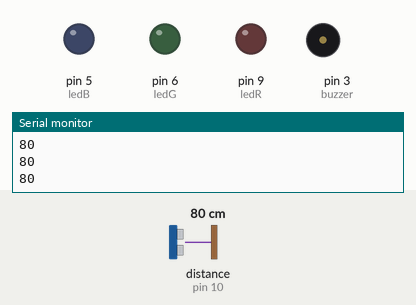
This sketch was run on a simulated Arduino Uno, built with avr-gcc and run on an emulated ATmega328P. Shown: output pins drawn as LEDs (lit = HIGH), buzzer (waves = sounding, pin HIGH), the last lines printed to the serial monitor. Wiring (inferred from the names in the program): ultrasonic range finder: trigger pin 11; echo pin 10. Dashed ring = blinking. Inputs (shaded band) come from the test bench; at power-on: distance to the obstacle (sensor on pin 10) 80 cm. The echo pulse lasts 58.3 µs per cm; pins used as bus, display or sensor lines are not drawn.

Above: at 1.2 s.
1.3 s: distance to the obstacle (sensor on pin 10) set to 54 cm
2.8 s: distance to the obstacle (sensor on pin 10) set to 45 cm
At 3.3 s:
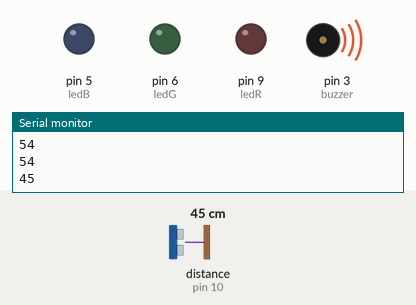
5.8 s: distance to the obstacle (sensor on pin 10) set to 9 cm
At 6.49 s:
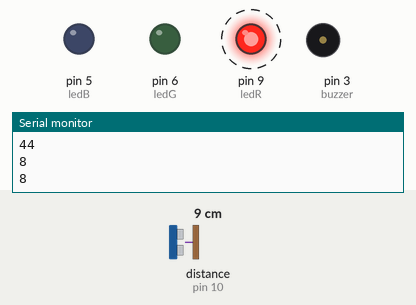
8.8 s: distance to the obstacle (sensor on pin 10) set to 12 cm
At 9.34 s:
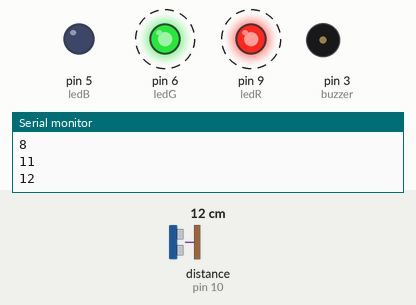
11.8 s: distance to the obstacle (sensor on pin 10) set to 2 cm
At 11.93 s:
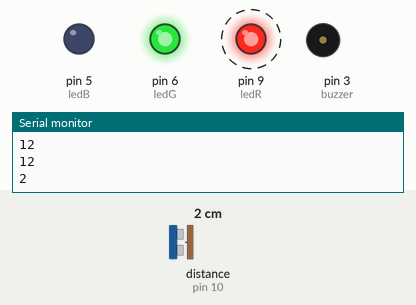
14.8 s: distance to the obstacle (sensor on pin 10) set to 18 cm
At 15.48 s:
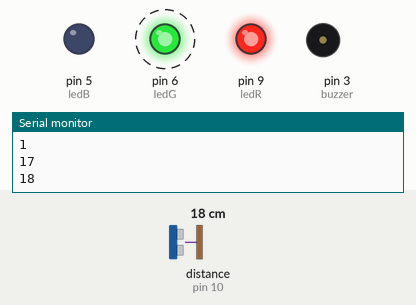
Timing chart, 0 to 18.8 s (numbered marks = the images above; inputs shaded):
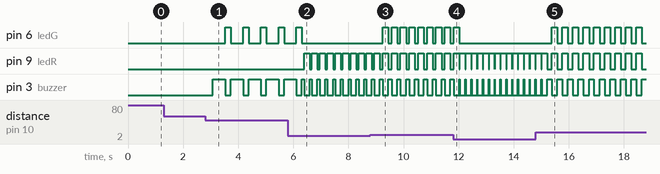

The sketch:

Clase_02_-_Sensor_de_Colores.ino
```cpp
// 'Echo' se encargará de la entrada de información.
int echo = 10;
// 'Trig' funciona para salida de información.
int trig = 11;
int distancia;
int duracion;
int ledR = 9;
int ledG = 6;
int ledB = 5;
int buzzer = 3;


void setup()
{
  // 'Trig', por definición, estará en modo de salida.
  pinMode(trig, OUTPUT);
  // 'Echo' estará configurado para la entrada.
  pinMode(echo, INPUT);
  // Cantidad de información con la que trabaja el monitor Serial.
  // Esta frecuencia debe concordar con la configurada en el monitor (lupa, arriba derecha).
  Serial.begin(9600);
  // Activar los pines.
  pinMode(ledR, OUTPUT);
  pinMode(ledG, OUTPUT);
  pinMode(ledB, OUTPUT);

  // Emisor de sonido.
  pinMode(buzzer, OUTPUT);
}

void loop()
{

// Generar los pulsos.
  // Activar la emisión de frecuencia.
  digitalWrite(trig, HIGH);
  // Un pequeño delay para permitir una oscilación del sensor.
  delay(1);
  digitalWrite(trig, LOW);

// Traducir los pulsos a información.
  duracion = pulseIn(echo, HIGH);
  // '58.2' es un valor único dado por el fabricante.
  // Funciona como un factor de conversión para las unidades propias de Arduino (baudio).
  distancia = duracion / 58.2;

  // println: "Print line".
  Serial.println(distancia);
  delay(200);

  digitalWrite(ledR, LOW);
  digitalWrite(ledG, LOW);

  if(distancia <= 50){
      // La velocidad de parpadeo del LED será en función de la distancia.
      digitalWrite(buzzer, HIGH);
      delay( distancia * 10);
      digitalWrite(buzzer, LOW);
    }

  if( distancia <= 50 && distancia > 30){
      digitalWrite(ledG, HIGH);
    } else if( distancia <= 30 && distancia > 10){
      digitalWrite(ledG, HIGH);
      digitalWrite(ledR, HIGH);
    } else if( distancia <= 10){
      digitalWrite(ledR, HIGH);
    }
}
```

Measured:
- the behaviour switches between 51 and 50 cm on distance to the obstacle (sensor on pin 10) (found by bisection; images 0 and 1)
- the behaviour switches between 10 and 11 cm on distance to the obstacle (sensor on pin 10) (found by bisection; images 2 and 3)
- after the input at 2.8 s, pin 6 (ledG): alternates HIGH for 0.20 s and LOW for 0.44 s, starting after 0.73 s; pin 3 (buzzer): alternates HIGH for 0.44 s and LOW for 0.20 s, starting after 0.28 s
- after the input at 5.8 s, pin 6 (ledG): goes on until 6.3 s, then stays LOW; pin 9 (ledR): alternates HIGH for 0.20 s and LOW for 0.08 s, starting after 0.59 s; pin 3 (buzzer): alternates HIGH for 0.08 s and LOW for 0.20 s, starting after 0.59 s
- after the input at 8.8 s, pin 6 (ledG): alternates HIGH for 0.20 s and LOW for 0.12 s, starting after 0.44 s
- after the input at 11.8 s, pin 6 (ledG): goes on until 12.0 s, then stays LOW; pin 9 (ledR): alternates HIGH for 0.20 s and LOW for 0.01 s, starting after 0.24 s; pin 3 (buzzer): alternates HIGH for 0.01 s and LOW for 0.20 s, starting after 0.24 s
- after the input at 14.8 s, pin 6 (ledG): alternates HIGH for 0.20 s and LOW for 0.18 s, starting after 0.58 s
